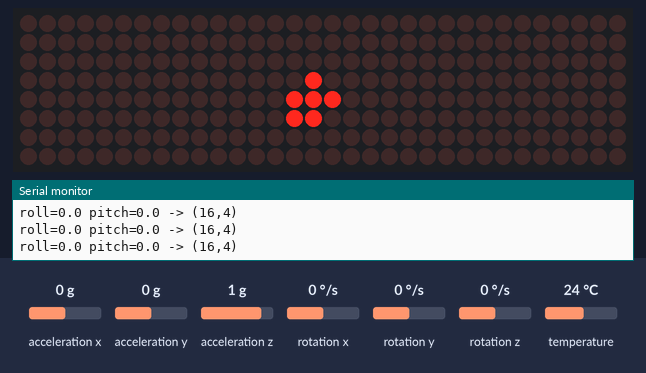
The sketch below on a simulated ESP32-C6. Shown: 32×8 LED matrix, the last lines printed to the serial monitor. The inputs (shaded band) are chosen by the test bench; at power-on: acceleration y 0 g, acceleration x 0 g, acceleration z 1 g, rotation x 0 °/s, rotation y 0 °/s, rotation z 0 °/s, temperature 24 °C.

Above: at 2.2 s.
2.3 s: acceleration y set to -0.8 g
At 3.6 s:
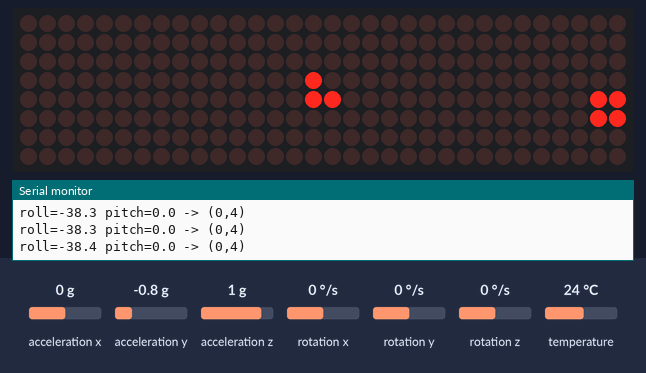
3.9 s: acceleration x set to 0.2 g
At 4.2 s:
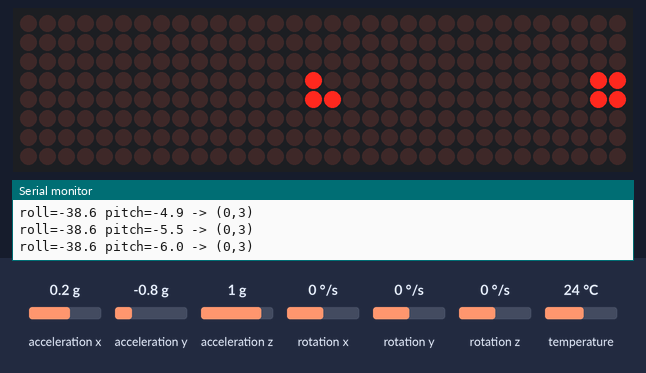
5.4 s: acceleration y set to 0.8 g
At 6.8 s:
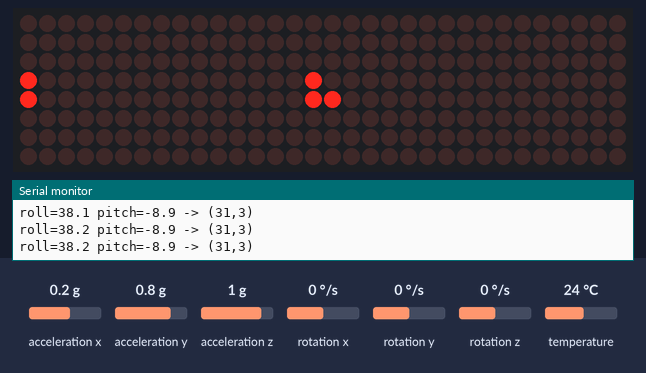
7.0 s: acceleration x set to -1.4 g
At 8.2 s:
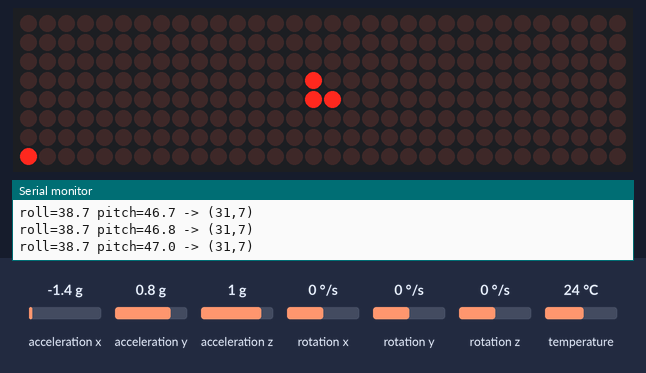
8.8 s: acceleration x set to 0.8 g
At 10.6 s:
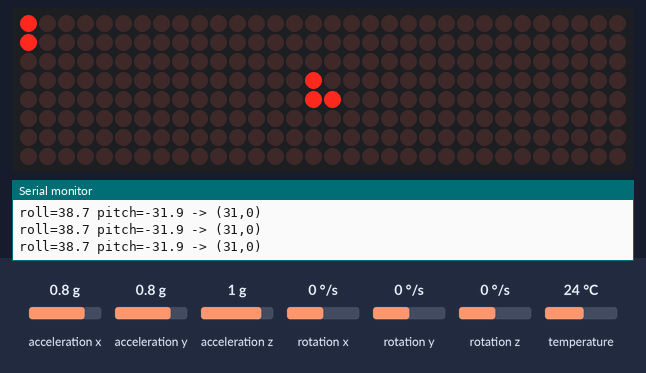
11.2 s: acceleration z set to 1.4 g
At 12.7 s:
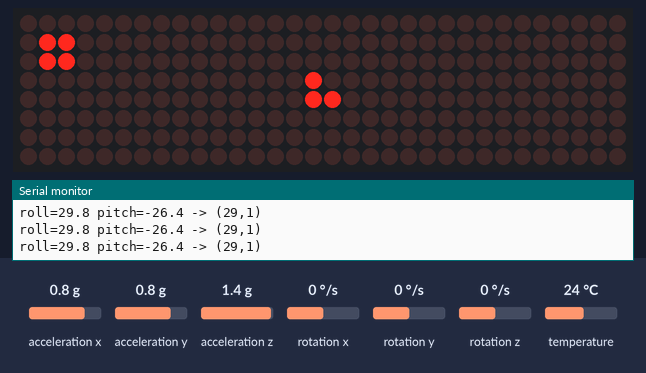
Timing chart, 0 to 14.1 s (numbered marks = the images above; inputs shaded):
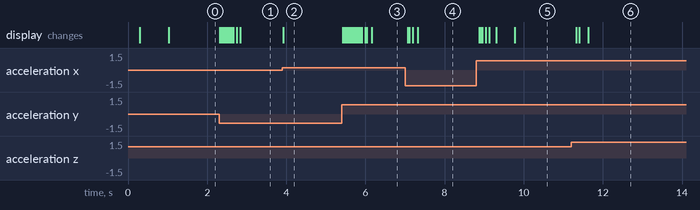

Measured:
- the behaviour switches between 0 and 0.1 g on acceleration x (found by bisection; images 1 and 2)
- after the input at 2.3 s, the display: first changes at once (image 1 shows a later state)
- after the input at 3.9 s, the display: changes at once (image 2)
- after the input at 5.4 s, the display: first changes at once (image 3 shows a later state)
- after the input at 7.0 s, the display: first changes after 0.07 s (image 4 shows a later state)
- after the input at 8.8 s, the display: first changes after 0.07 s (image 5 shows a later state)
- after the input at 11.2 s, the display: first changes after 0.12 s (image 6 shows a later state)

The sketch:

digital-spirit-level.ino
```cpp
/*
  Digital Spirit Level
  ESP32-C6 + MPU6050 (I2C) + MAX7219 4-in-1 LED matrix (SPI, MD_MAX72XX driver)

  Libraries needed (Library Manager):
    - MD_MAX72XX  (majicdesigns)
    - Adafruit MPU6050
    - Adafruit Unified Sensor
    - Adafruit BusIO

  Wiring:
    MAX7219  VCC -> separate 5V supply (not the ESP32's own 5V pin)
    MAX7219  GND -> common GND with ESP32 and MPU6050
    MAX7219  DIN -> GPIO7
    MAX7219  CLK -> GPIO8
    MAX7219  CS  -> GPIO6
    MPU6050  VCC -> 3.3V
    MPU6050  GND -> GND
    MPU6050  SDA -> GPIO2
    MPU6050  SCL -> GPIO3
    MPU6050  AD0 -> GND
*/

#include <MD_MAX72xx.h>
#include <SPI.h>
#include <Wire.h>
#include <Adafruit_MPU6050.h>
#include <Adafruit_Sensor.h>

// ---------- USER CONFIG ----------
#define HARDWARE_TYPE   MD_MAX72XX::FC16_HW
#define MAX_DEVICES     4
#define CS_PIN          6
#define SPI_CLK_PIN     8
#define SPI_DATA_PIN    7

#define I2C_SDA_PIN     2
#define I2C_SCL_PIN     3

#define MATRIX_INTENSITY 4      // 0 (dim) - 15 (bright)
#define MAX_TILT_DEG     35.0   // tilt angle that maps to the edge of the display
#define SMOOTHING_ALPHA  0.15   // 0..1, lower = smoother/slower response
#define REFRESH_MS       40

// ---------- OBJECTS ----------
MD_MAX72XX mx = MD_MAX72XX(HARDWARE_TYPE, SPI_DATA_PIN, SPI_CLK_PIN, CS_PIN, MAX_DEVICES);
Adafruit_MPU6050 mpu;

// ---------- STATE ----------
const int cols = MAX_DEVICES * 8;   // 32 columns across 4 panels
const int rows = 8;

float rollOffset = 0, pitchOffset = 0;
float smoothRoll = 0, smoothPitch = 0;

// ---------- HELPERS ----------

void getTiltAngles(float &roll, float &pitch) {
  sensors_event_t a, g, temp;
  mpu.getEvent(&a, &g, &temp);

  float ax = a.acceleration.x;
  float ay = a.acceleration.y;
  float az = a.acceleration.z;

  roll  = atan2(ay, az) * 180.0 / PI;
  pitch = atan2(-ax, sqrt(ay * ay + az * az)) * 180.0 / PI;
}

void calibrate() {
  Serial.println("Calibrating... keep the display flat and still.");
  float rSum = 0, pSum = 0;
  const int N = 100;
  for (int i = 0; i < N; i++) {
    float r, p;
    getTiltAngles(r, p);
    rSum += r;
    pSum += p;
    delay(5);
  }
  rollOffset  = rSum / N;
  pitchOffset = pSum / N;
  Serial.printf("Calibration done. rollOffset=%.2f pitchOffset=%.2f\n", rollOffset, pitchOffset);
}

int angleToPixel(float angleDeg, int size) {
  float clamped = constrain(angleDeg, -MAX_TILT_DEG, MAX_TILT_DEG);
  float norm = (clamped + MAX_TILT_DEG) / (2.0 * MAX_TILT_DEG);
  int idx = round(norm * (size - 1));
  return constrain(idx, 0, size - 1);
}

void drawCrosshair() {
  int cx = cols / 2;
  int cy = rows / 2;
  mx.setPoint(cy, cx, true);
  mx.setPoint(cy, cx > 0 ? cx - 1 : 0, true);
  mx.setPoint(cy > 0 ? cy - 1 : 0, cx, true);
}

void drawBubble(int px, int py) {
  for (int dx = 0; dx <= 1 && px + dx < cols; dx++) {
    for (int dy = 0; dy <= 1 && py + dy < rows; dy++) {
      mx.setPoint(py + dy, px + dx, true);
    }
  }
}

void setup() {
  Serial.begin(115200);
  delay(300);

  mx.begin();
  mx.control(MD_MAX72XX::INTENSITY, MATRIX_INTENSITY);
  mx.clear();

  Wire.setPins(I2C_SDA_PIN, I2C_SCL_PIN);
  Wire.begin();

  if (!mpu.begin()) {
    Serial.println("MPU6050 not found - check wiring/address (AD0->GND = 0x68).");
    while (1) delay(1000);
  }

  mpu.setAccelerometerRange(MPU6050_RANGE_4_G);
  mpu.setFilterBandwidth(MPU6050_BAND_21_HZ);

  calibrate();
}

void loop() {
  float roll, pitch;
  getTiltAngles(roll, pitch);

  roll  -= rollOffset;
  pitch -= pitchOffset;

  smoothRoll  = smoothRoll  + SMOOTHING_ALPHA * (roll  - smoothRoll);
  smoothPitch = smoothPitch + SMOOTHING_ALPHA * (pitch - smoothPitch);

  int px = angleToPixel(smoothRoll, cols);
  int py = angleToPixel(smoothPitch, rows);

  mx.clear();
  drawCrosshair();
  drawBubble(px, py);

  Serial.printf("roll=%.1f pitch=%.1f -> (%d,%d)\n", smoothRoll, smoothPitch, px, py);

  delay(REFRESH_MS);
}
```
